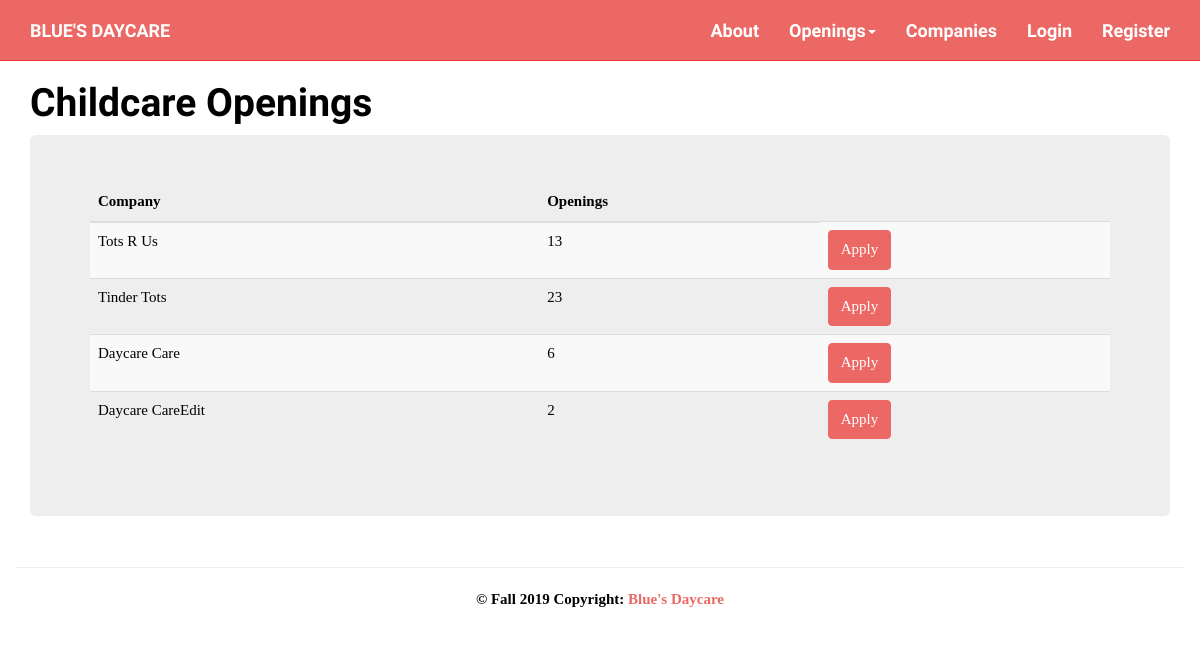
/index.php?action=viewChildcareOpenings, run on the app's committed database.
### tables this page shows
CREATE TABLE `company` (
  `companyID` int(11) NOT NULL,
  `companyName` varchar(100) NOT NULL,
  `employeeCount` int(11) NOT NULL DEFAULT '1',
  `childCapacity` int(11) NOT NULL DEFAULT '0',
  `childrenEnrolled` int(11) NOT NULL DEFAULT '0',
  `overallRating` float DEFAULT '0',
  `ownerID` int(11) NOT NULL,
  `companyImage` varchar(50) DEFAULT 'images/default-company.jpg'
);

### models/opening_db.php (called while the page is built, shortened)
<?php
class opening_db {
    public static function select_all() {
        $db = Database::getDB();
        $queryUsers = 'SELECT * FROM company
                       WHERE  childCapacity - childrenEnrolled > 0'
                ;
        $statement = $db->prepare($queryUsers);
        $statement->execute();
        $rows = $statement->fetchAll();
        return $rows;
    }
}

### views/childcareOpenings.php (the view, shortened to what this page needs)
<!DOCTYPE html>
<html>
    <head>
        <?php include ('css/css.php'); ?>
    </head>
    <body>
        <?php include ('nav.php'); ?>
        <div class="container" >
            <h1>Childcare Openings</h1>
            <div class="jumbotron">
<table class="table table-striped table-hover">
  <thead>
    <tr>
      <th scope="col">Company</th>
      <th scope="col">Openings</th>
    </tr>
  </thead>
  <tbody>
      <?php foreach ($openings as $o) : ?>
    <tr>
      <td><?php echo $o['companyName'] ; ?></td>
      <td><?php echo $o['childCapacity'] - $o['childrenEnrolled'] ?></td>
      <td><form action="index.php" method="post">
                  <input type="submit" class="btn btn-primary btn-sml" value="Apply">
              </form></td>
    </tr>
    <?php endforeach; ?>
  </tbody>
</table>
            </div>
        </div>
            <?php include ('footer.php'); ?>
    </body>
</html>

### css/local.css (style rules this page uses)
body { color:black; }

### data on the page
company: companyName "Tots R Us", $o['childCapacity'] - $o['childrenEnrolled'] "13"
company: companyName "Tinder Tots", $o['childCapacity'] - $o['childrenEnrolled'] "23"
company: companyName "Daycare Care", $o['childCapacity'] - $o['childrenEnrolled'] "6"
company: companyName "Daycare CareEdit", $o['childCapacity'] - $o['childrenEnrolled'] "2"
